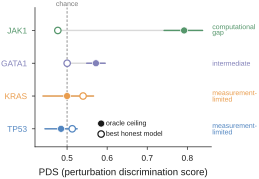

Write the Python code that produced this figure.
"""Figure 5b - Per-gene oracle ceiling vs best honest model, against the 0.5 chance line.

Data-direct. Two committed sources:
  - Oracle ceiling (filled marker + bootstrap-CI whisker): results/_remote/unified/
    oracle_ceiling.csv, native-depth per-gene PDS_oracle (TP53 0.485 [0.445,0.525],
    KRAS 0.500 [0.440,0.566], GATA1 0.572 [0.549,0.595], JAK1 0.792 [0.742,0.838]).
  - Best honest model (open marker): max over the 18 in-house feature-model heads of
    the per-gene mean PDS_cos in results/results_v4_exttheta.csv
    (TP53 0.513, KRAS 0.540, GATA1 0.500, JAK1 0.477).

Message: TP53/KRAS oracle ~= chance (measurement-limited, no headroom to compete for);
GATA1 intermediate; JAK1 oracle 0.79 >> best model 0.48 (real computational gap). The
best honest model sits near chance for every gene; only JAK1 leaves room to improve.

Run:  python fig5b_oracle_vs_model.py  ->  fig5b_oracle_vs_model.pdf (+ .png)
"""
from __future__ import annotations

import os
import sys

sys.path.insert(0, os.path.dirname(os.path.dirname(os.path.abspath(__file__))))
import nm_style as S
import remote_data as D

CHANCE = 0.50
REGIME = {
    "TP53": "measurement-\nlimited",
    "KRAS": "measurement-\nlimited",
    "GATA1": "intermediate",
    "JAK1": "computational\ngap",
}


def best_model_pds() -> dict[str, float]:
    """Max over in-house heads of per-gene mean PDS_cos (committed grid)."""
    df = D.exttheta()
    ih = df[df.method.apply(D.is_inhouse)]
    m = ih.groupby(["gene", "method"])["PDS_cos"].mean().reset_index()
    return {g: m[m.gene == g]["PDS_cos"].max() for g in S.GENE_ORDER}


def main() -> None:
    S.apply_rcparams()
    orc = D.oracle().set_index("scope")
    best = best_model_pds()

    fig, ax = S.panel(58, 46)

    genes = S.GENE_ORDER  # TP53, KRAS, GATA1, JAK1
    ypos = {g: i for i, g in enumerate(genes)}  # 0..3 bottom->top

    # chance reference
    ax.axvline(CHANCE, color=S.GREY, lw=0.6, ls=(0, (3, 2)), zorder=1)
    ax.text(CHANCE, len(genes) - 0.30, "chance", fontsize=5, color=S.GREY,
            ha="center", va="bottom")

    printed = []
    for g in genes:
        y = ypos[g]
        col = S.GENE_COLORS[g]
        o = float(orc.loc[g, "PDS_oracle"])
        lo = float(orc.loc[g, "ci_lo"])
        hi = float(orc.loc[g, "ci_hi"])
        b = float(best[g])

        # connector between best model and oracle
        ax.plot([min(b, lo), max(b, hi)], [y, y], "-", color=S.LIGHT_GREY,
                lw=1.0, zorder=2, solid_capstyle="round")
        # oracle CI whisker
        ax.plot([lo, hi], [y, y], "-", color=col, lw=1.0, zorder=3,
                solid_capstyle="round")
        # oracle: filled marker
        ax.scatter([o], [y], s=26, marker="o", color=col, edgecolor="white",
                   linewidths=0.5, zorder=5)
        # best model: open marker
        ax.scatter([b], [y], s=22, marker="o", facecolor="white", edgecolor=col,
                   linewidths=0.9, zorder=5)
        printed.append((g, b, o, lo, hi))

    # right-margin regime labels
    for g in genes:
        y = ypos[g]
        ax.text(1.005, y, REGIME[g], transform=ax.get_yaxis_transform(),
                fontsize=5, color=S.GENE_COLORS[g], ha="left", va="center",
                linespacing=0.95)

    # in-panel legend (filled=oracle, open=model), drawn as proxy markers
    lx = 0.585
    ax.scatter([lx], [0.16], s=26, marker="o", color=S.INK, edgecolor="white",
               linewidths=0.5, zorder=6)
    ax.text(lx + 0.012, 0.16, "oracle ceiling", fontsize=5, color=S.INK,
            ha="left", va="center")
    ax.scatter([lx], [-0.16], s=22, marker="o", facecolor="white",
               edgecolor=S.INK, linewidths=0.9, zorder=6)
    ax.text(lx + 0.012, -0.16, "best honest model", fontsize=5, color=S.INK,
            ha="left", va="center")

    ax.set_yticks(list(ypos.values()))
    ax.set_yticklabels(genes)
    for lab in ax.get_yticklabels():
        lab.set_color(S.GENE_COLORS[lab.get_text()])
    ax.set_ylim(-0.55, len(genes) - 0.30)
    ax.set_xlim(0.42, 0.86)
    ax.set_xticks([0.5, 0.6, 0.7, 0.8])
    ax.set_xlabel("PDS (perturbation discrimination score)")
    S.despine(ax)
    ax.tick_params(length=2.2)

    S.save(fig, os.path.join(os.path.dirname(os.path.abspath(__file__)),
                             "fig5b_oracle_vs_model"))

    print("gene  best_model  oracle  ci_lo  ci_hi")
    for g, b, o, lo, hi in printed:
        print(f"{g:6s} {b:.3f}      {o:.3f}  {lo:.3f}  {hi:.3f}")


if __name__ == "__main__":
    main()
